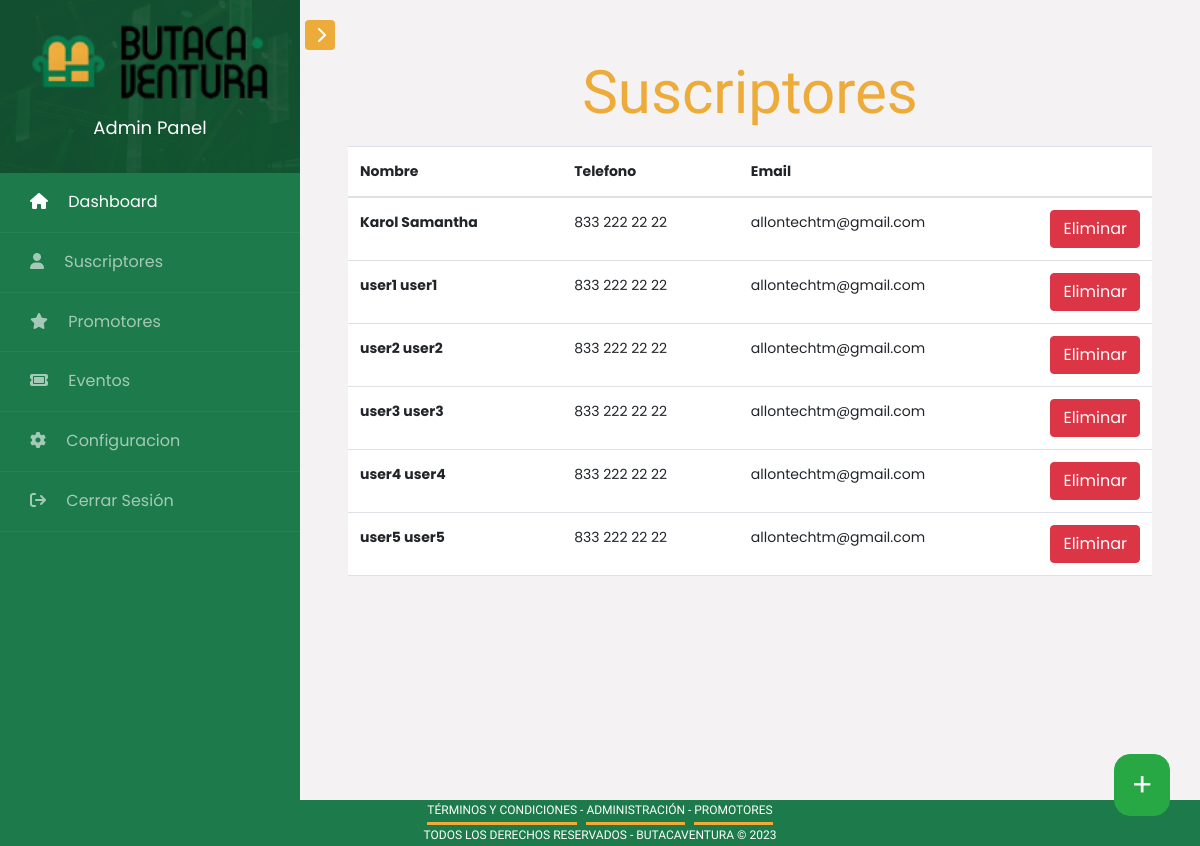
The page /suscriber_list/ (signed in) on the database as committed earlier.
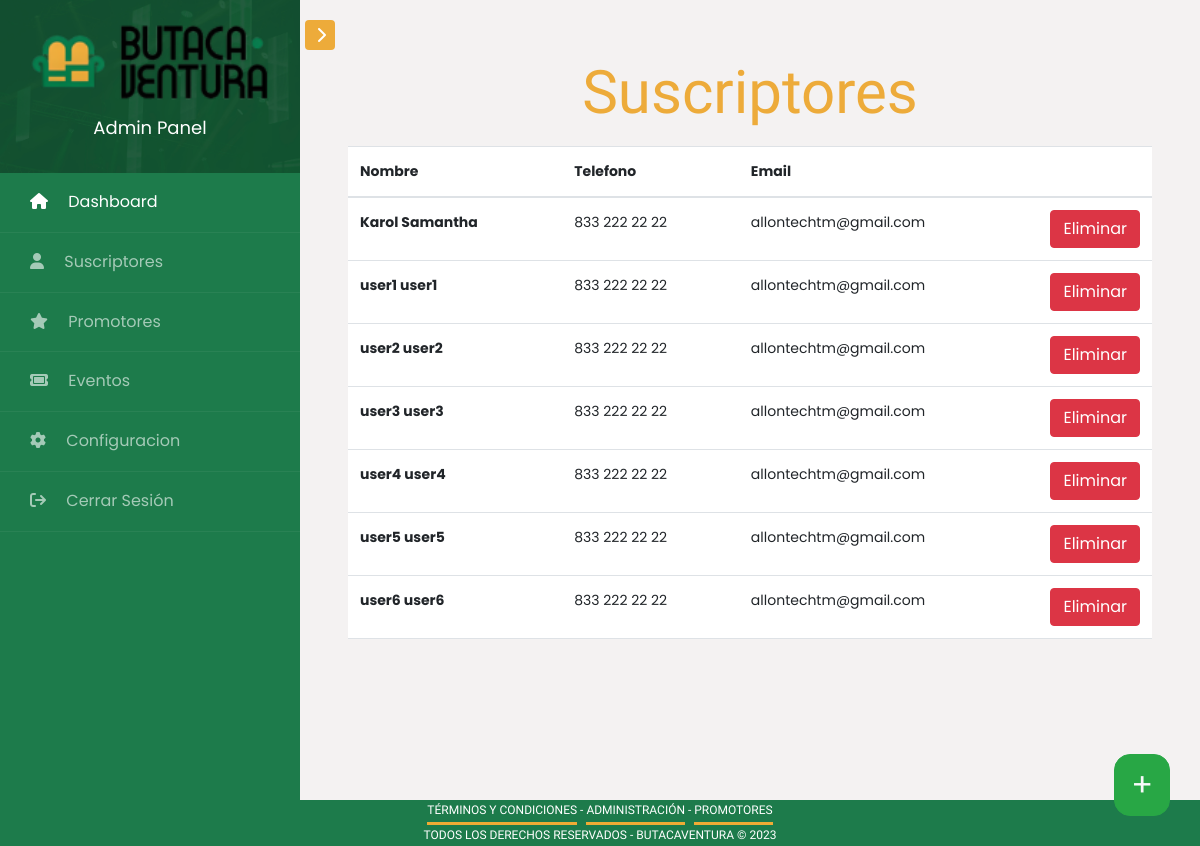
The same page on the database as committed later.
### users/models.py (models this page shows, shortened)
class CustomUser(AbstractUser):
    user_id = models.CharField(max_length=20, primary_key=True, unique=True)
    birthday = models.DateField(auto_now=False, auto_now_add=False, null=True, blank=True)
    address = models.CharField(max_length=150, null=True)
    telephone = models.CharField(max_length=150, null=True)
    city = models.ForeignKey(City, on_delete=models.CASCADE, null=True, blank=True)
    state = models.ForeignKey(State, on_delete=models.CASCADE, null=True, blank=True)
    auth_age = models.BooleanField(default=False, blank=True)
    send_mail = models.BooleanField(default=False, blank=True)
    terms_conds = models.BooleanField(default=False, blank=True)
    status = models.CharField(max_length=50, null=True, blank=True)

### butaca/views.py (the view)
# urls.py: path('suscriber_list/', SuscriberListView.as_view(), name='suscriber_list'),
class SuscriberListView(LoginRequiredMixin, ListView):
    model = CustomUser
    template_name = "butaca/suscriber_list.html"
    def get_context_data(self, **kwargs):
        context = super().get_context_data(**kwargs)
        context["suscribers"] = CustomUser.objects.filter(status=None)
        return context

### butaca/templates/butaca/suscriber_list.html (shortened to what this page needs)
{% extends 'base_dashboard.html' %}
{% block content %}
<div class="container">
    <h3 class="fontevents text-center">Suscriptores</h3>
</div>
<div>
  <table class="table">
    <thead>
      <tr>
        <th scope="col">Nombre</th>
        <th scope="col">Telefono</th>
        <th scope="col">Email</th>
        <th scope="col"></th>
      </tr>
    </thead>
    <tbody>
      {% for suscriber in suscribers  %}
      <tr>
        <th scope="row">{{ suscriber.first_name }} {{ suscriber.last_name }}</th>
        <td>{{ suscriber.telephone }}</td>
        <td>{{ suscriber.email }}</td>
        <td class="text-end col-1">
          <button type="button" class="btn btn-danger" data-bs-toggle="modal" data-bs-target="#{{ suscriber.user_id }}">
            Eliminar
          </button>
        </td>
      </tr>
      {% endfor %}
    </tbody>
  </table>
</div>
<a class="btn btn-success overflow-button px-3 rounded-4" href="{% url 'register_suscriber_admin' %}"><h2 class="m-auto text-light">
  +</h2>
</a>
{% endblock content %}

Rows that differ between the two databases and show on the page:
added CustomUser: first_name "user6", last_name "user6", telephone "833 222 22 22", email "allontechtm@gmail.com"
